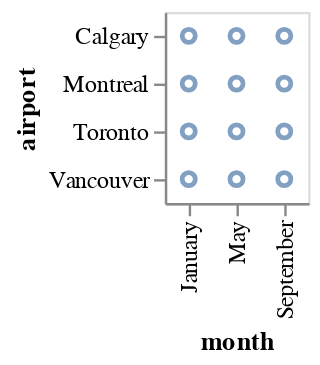

This figure's notebook cell:
### Markdown cell above
Though we have now separated the data by one attribute, we still have multiple points overlapping within each category. Let's further separate these by adding an `x` encoding channel, mapped to the `'month'` field:

### Code cell
alt.Chart(df).mark_point().encode(
    y='airport',
    x='month'
)

### Figure 1 — Vega-Lite specification as saved in the notebook (floating-point values rounded to 4 significant figures)
{"config": {"view": {"continuousWidth": 400, "continuousHeight": 300}}, "data": {"name": "data-e882fe3edc48634ed74c54554235352c"}, "mark": "point", "encoding": {"x": {"field": "month", "type": "nominal"}, "y": {"field": "airport", "type": "nominal"}}, "$schema": "https://vega.github.io/schema/vega-lite/v4.17.0.json", "datasets": {"data-e882fe3edc48634ed74c54554235352c": [{"airport": "Calgary", "year": 2000, "month": "January", "temp": -9.7, "rain": 0.0, "snow": 23.8, "precip": 10.2}, {"airport": "Calgary", "year": 2000, "month": "May", "temp": 8.8, "rain": 22.6, "snow": 6.4, "precip": 28.8}, {"airport": "Calgary", "year": 2000, "month": "September", "temp": 10.7, "rain": 52.8, "snow": 0.8, "precip": 53.6}, {"airport": "Montreal", "year": 2000, "month": "January", "temp": -10.1, "rain": 20.0, "snow": 64.8, "precip": 95.8}, {"airport": "Montreal", "year": 2000, "month": "May", "temp": 13.3, "rain": 132.5, "snow": 0.0, "precip": 132.5}, {"airport": "Montreal", "year": 2000, "month": "September", "temp": 14.3, "rain": 65.5, "snow": 0.0, "precip": 65.5}, {"airport": "Toronto", "year": 2000, "month": "January", "temp": -5.8, "rain": 16.4, "snow": 17.0, "precip": 29.2}, {"airport": "Toronto", "year": 2000, "month": "May", "temp": 14.3, "rain": 124.4, "snow": 0.0, "precip": 124.4}, {"airport": "Toronto", "year": 2000, "month": "September", "temp": 15.9, "rain": 70.0, "snow": 0.0, "precip": 70.0}, {"airport": "Vancouver", "year": 2000, "month": "January", "temp": 3.5, "rain": 134.0, "snow": 18.8, "precip": 151.4}, {"airport": "Vancouver", "year": 2000, "month": "May", "temp": 11.7, "rain": 103.0, "snow": 0.0, "precip": 103.0}, {"airport": "Vancouver", "year": 2000, "month": "September", "temp": 15.0, "rain": 48.0, "snow": 0.0, "precip": 48.0}]}}
